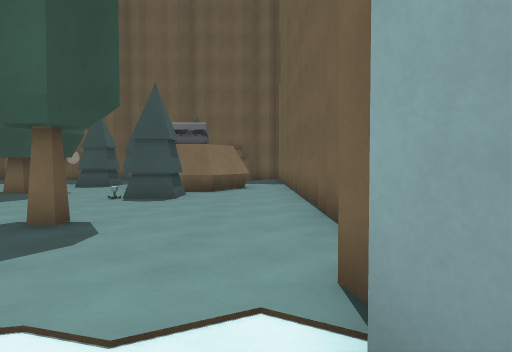
[1] (above)

24 first-person views from a walk through a Godot game level. The camera is 1.2 m above the floor, tilts 2° down and sees 70° across. The floor is counted in squares, 1.26 m on a side. Each view is taken from the middle of a square. On the plan, view 1 faces up. The plan holds only what a view shows up to about 13 squares ahead; the rest is blank. Surface patterns are stand-ins for the level's own textures.

[2]
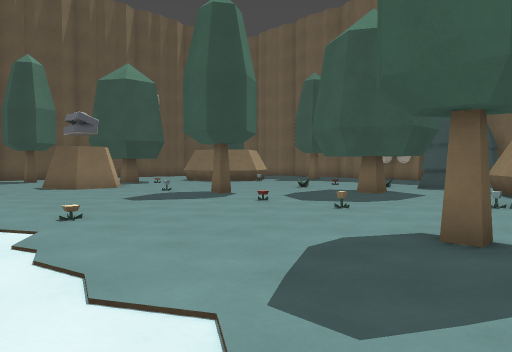

[3]
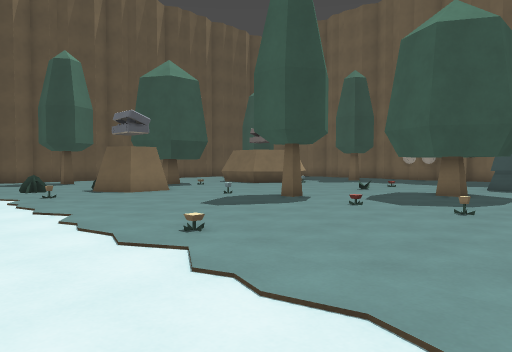

[4]
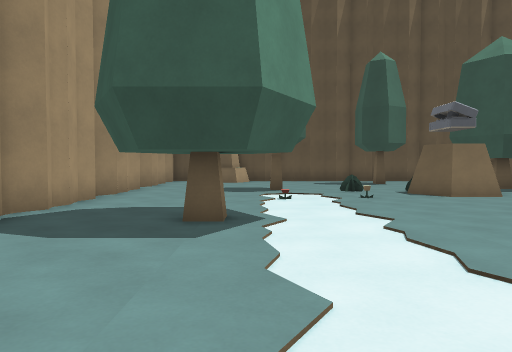

[5]
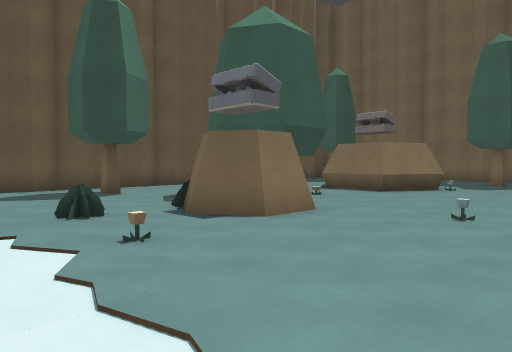

[6]
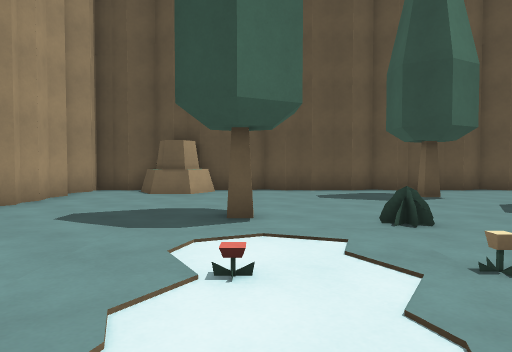

[7]
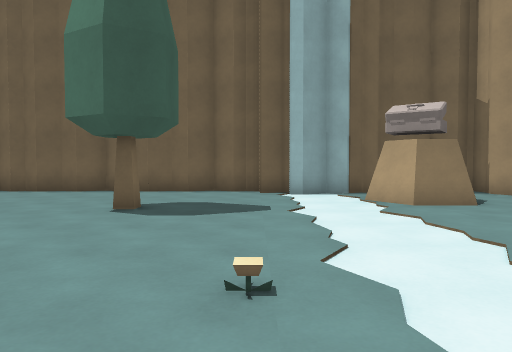

[8]
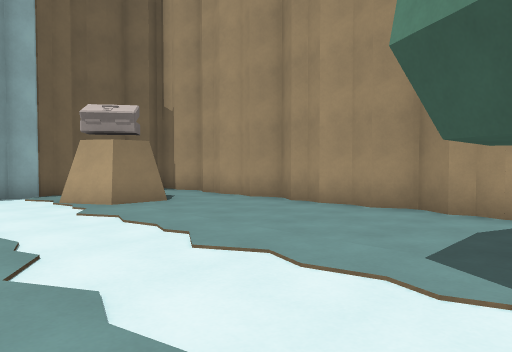

[9]
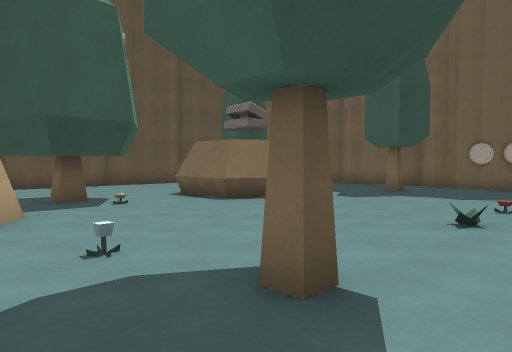

[10]
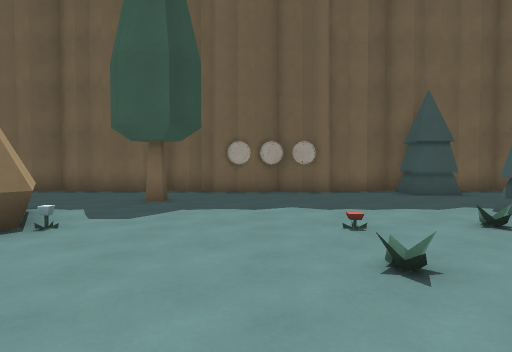

[11]
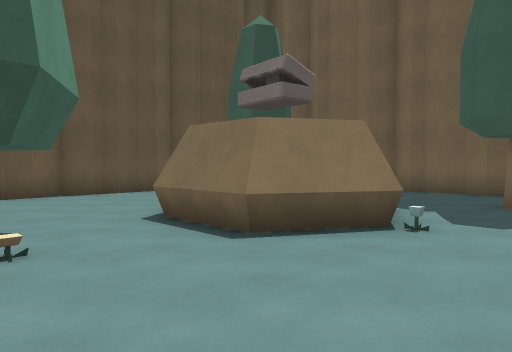

[12]
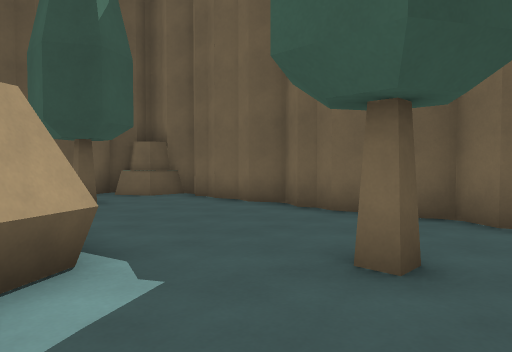

[13]
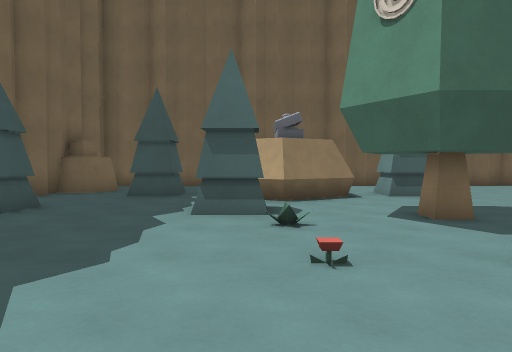

[14]
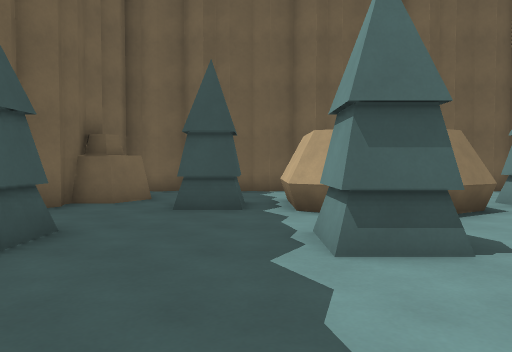

[15]
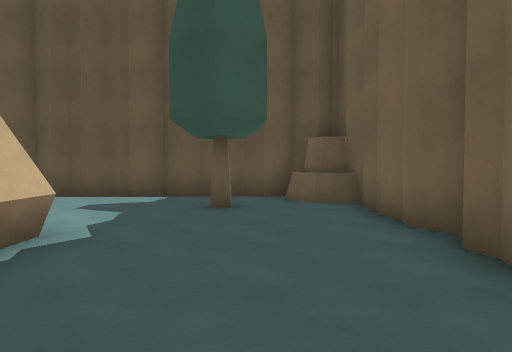

[16]
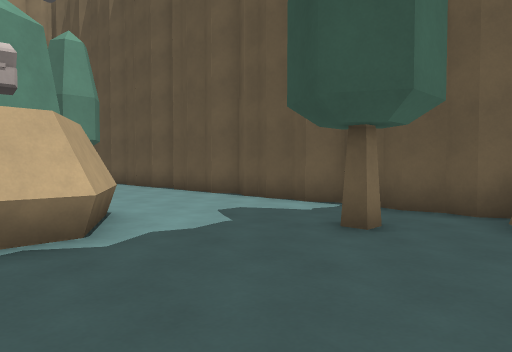

[17]
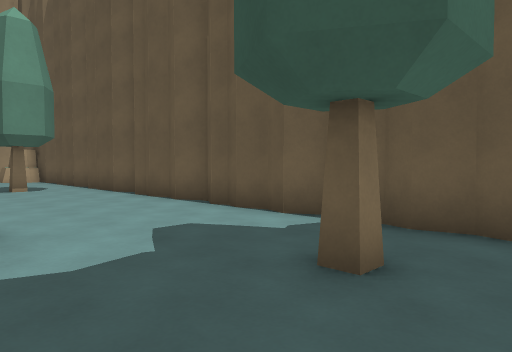

[18]
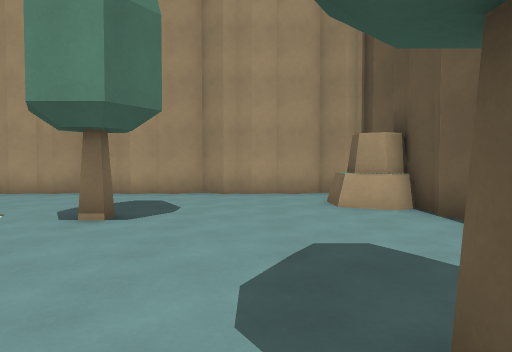

[19]
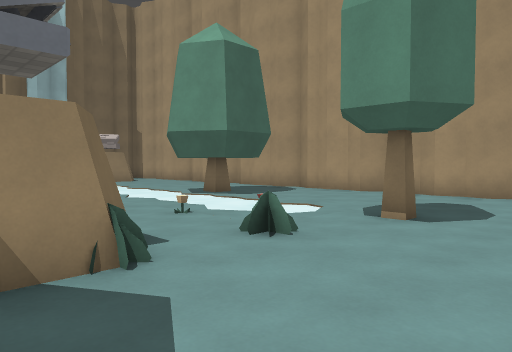

[20]
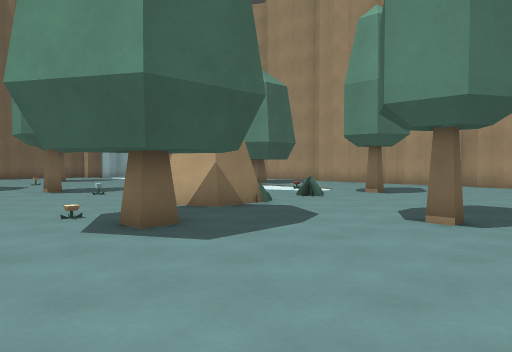

[21]
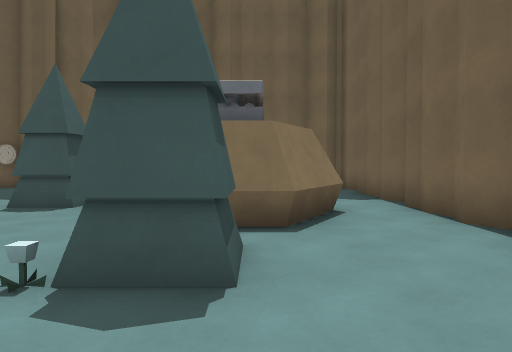

[22]
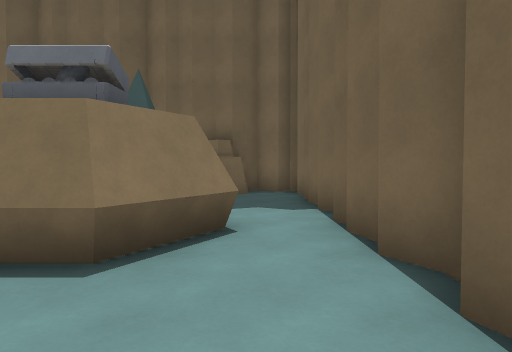

[23]
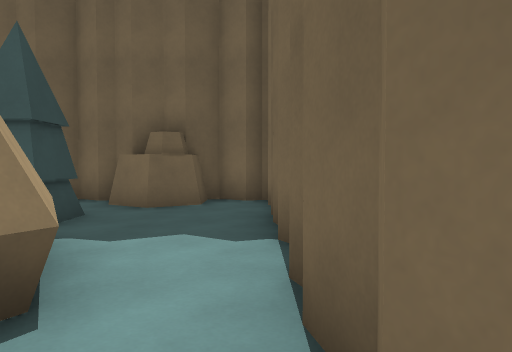

[24]
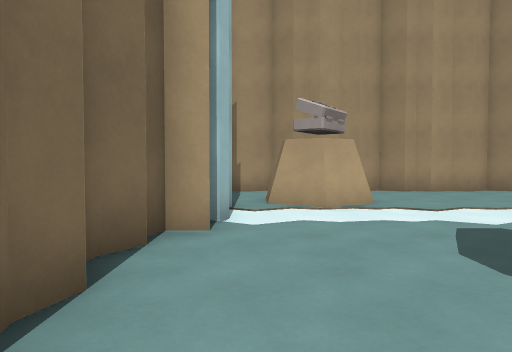

### Floor plan
Key: @ floor where view 1 was taken; # wall or solid block; . floor; = window, fence, low wall or low ledge; ^ raised ledge; T target; O other object.
Columns run from 25 left of view 1 to 2 right of it. Each row starts with its distance up from view 1.
 22   ##########    ############
 21 ###.........TTTT..# ...##..#
 20 ##................##...#^..#
 19 #..........................#
 18 #..#.......#..........#....#
 17 #..........................#
 16 #.....####........##.####..#
 15 #.....#  #........##.#  #..#
 14 #.....#  #...........#  #..#
 13 #.....####.......##..####..#
 12 #...............####.......#
 11 #...............####..##...#
 10 #....###..............##...#
  9 #....###...................#
  8 #....###......#............#
  7 #.......##.................#
  6 #..#....##............#....#
  5 #.......##.................#
  4 #..........................#
  3 #.......=.O...............##
  2 #.........................#
  1 #......#..................#
  0 #............###.......##@#
 -1 ###..........###.......##.#
 -2 ###..........###.......##..
 -3 #..........................
 -4 #..........................#
 -5 ############################

Where each view was taken, in squares from view 1:
view 1: 0 up, 0 right, facing up
view 2: 1 up, 2 left, facing up-left
view 3: 0 up, 4 left, facing up-left
view 4: 0 up, 5 left, facing left
view 5: 1 up, 11 left, facing up-left
view 6: 1 up, 12 left, facing left
view 7: 3 up, 11 left, facing right
view 8: 3 up, 11 left, facing down-right
view 9: 6 up, 9 left, facing up-left
view 10: 9 up, 12 left, facing up
view 11: 9 up, 13 left, facing up-left
view 12: 15 up, 13 left, facing up-left
view 13: 15 up, 14 left, facing right
view 14: 17 up, 11 left, facing right
view 15: 19 up, 14 left, facing left
view 16: 21 up, 17 left, facing down-left
view 17: 20 up, 19 left, facing down-left
view 18: 7 up, 21 left, facing down
view 19: 7 up, 21 left, facing down-right
view 20: 12 up, 24 left, facing down-right
view 21: 7 up, 2 left, facing up
view 22: 9 up, 0 right, facing up
view 23: 12 up, 1 right, facing up
view 24: 8 up, 0 right, facing down
